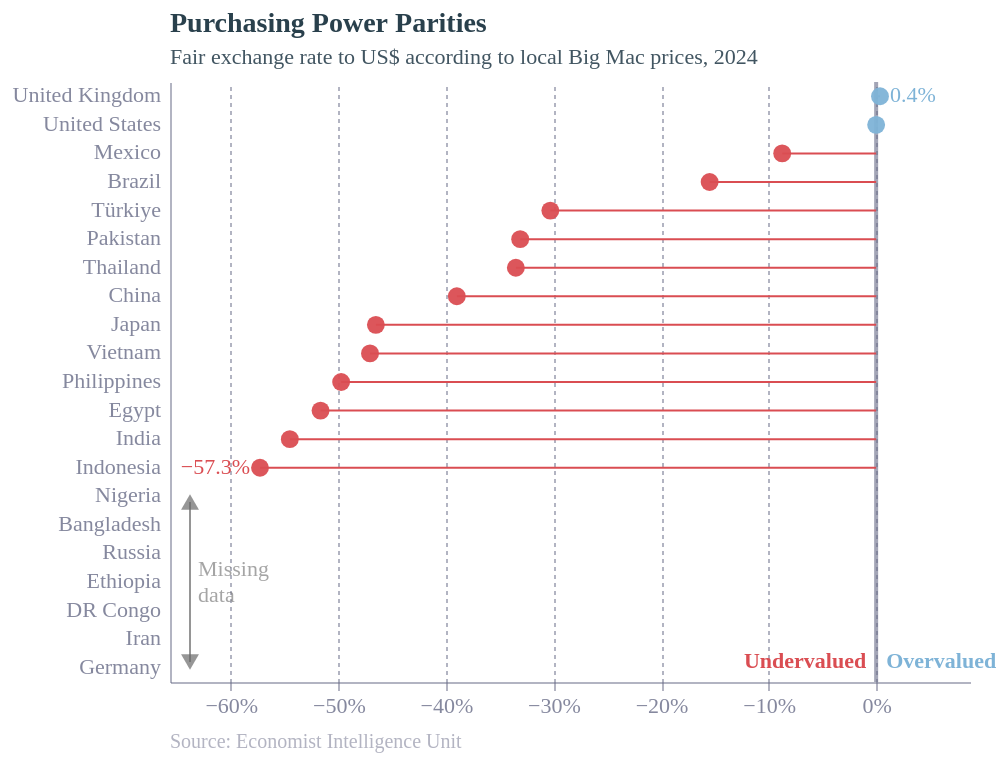

Describe this chart as a Vega-Lite specification.
### Vega-Lite specification from a JSON file in a GitHub repository (floating-point values rounded to 4 significant figures)
{"config": {"font": "Circular Std", "text": {"color": "#676A86", "align": "left", "baseline": "middle", "dx": 7, "dy": 0, "fontSize": 11}, "view": {"stroke": null, "continuousWidth": 400, "continuousHeight": 300, "discreteWidth": 400, "discreteHeight": 300}, "bar": {"color": "#179fdb"}, "line": {"color": "#e6224b"}, "rule": {"color": "#676A86"}, "point": {"filled": true, "size": 80, "color": "#e6224b", "opacity": 0.95}, "geoshape": {"stroke": "white", "strokeWidth": 0.3}, "rect": {"fill": "#d6d4d4", "opacity": 0.3}, "axis": {"labelColor": "#676A86", "labelFontSize": 11, "labelFont": "Circular Std", "labelOpacity": 0.8, "tickColor": "#676A86", "tickOpacity": 0.5, "domainColor": "#676A86", "domainOpacity": 0.5, "gridColor": "#676A86", "gridDash": [2, 2], "gridOpacity": 0.5, "title": null, "titleColor": "#676A86", "titleOpacity": 0.8, "tickSize": 4}, "axisXDiscrete": {"grid": false, "labelAngle": 0, "tickCount": 10, "tickOpacity": 0.5, "title": null}, "axisYDiscrete": {"ticks": false, "labelPadding": 5}, "axisXTemporal": {"grid": false, "ticks": true}, "axisXQuantitative": {"grid": true}, "axisYQuantitative": {"gridColor": "#676A86", "gridDash": [1, 5], "gridOpacity": 0.5, "ticks": false, "labelPadding": 5, "tickCount": 8, "titleAngle": 0, "titleAlign": "left", "titleBaseline": "bottom", "titleX": 0, "titleY": -5}, "title": {"color": "#122b39E6", "subtitleColor": "#122b39CC", "font": "Circular Std", "subtitleFont": "Circular Std", "anchor": "start", "fontSize": 14, "subtitleFontSize": 11, "subtitlePadding": 4, "offset": 6, "frame": "group"}, "legend": {"titleColor": "#122b39", "title": null, "labelColor": "#122b39", "labelFontSize": 11}}, "layer": [{"data": {"name": "data-a0a55d106695e8d630baff0f16eee66d"}, "mark": {"type": "rule", "opacity": 0.6, "size": 2}, "encoding": {"x": {"field": "y", "type": "quantitative"}}}, {"data": {"name": "data-1bf7596079915c01d6354fb20d756954"}, "mark": {"type": "rule"}, "encoding": {"color": {"condition": {"test": "(datum.Value < 0)", "value": "rgb(218,77,82)"}, "value": "rgb(126,179,215)"}, "x": {"field": "Value", "type": "quantitative"}, "y": {"field": "Country", "sort": "-x", "type": "nominal"}}, "title": {"text": "Purchasing Power Parities", "subtitle": ["Fair exchange rate to US$ according to local Big Mac prices, 2024"]}}, {"data": {"name": "data-1bf7596079915c01d6354fb20d756954"}, "mark": {"type": "point"}, "encoding": {"color": {"condition": {"test": "(datum.Value < 0)", "value": "rgb(218,77,82)"}, "value": "rgb(126,179,215)"}, "x": {"axis": {"tickCount": 6, "format": "%", "zindex": 0}, "field": "Value", "scale": {"padding": 45, "nice": false}, "type": "quantitative"}, "y": {"field": "Country", "sort": "-x", "type": "nominal"}}, "title": {"text": "Purchasing Power Parities", "subtitle": ["Fair exchange rate to US$ according to local Big Mac prices, 2024"]}}, {"data": {"name": "data-d285a7403ed98ae579761d64a864032b"}, "mark": {"type": "text", "align": "left", "dx": 0, "dy": 0, "fontSize": 10, "opacity": 0.5, "text": "Source: Economist Intelligence Unit"}, "encoding": {"x": {"value": 0}, "y": {"value": 330}}}, {"data": {"name": "data-1bf7596079915c01d6354fb20d756954"}, "mark": {"type": "text", "align": {"expr": "datum.Value < 0 ? \"right\" : \"left\""}, "baseline": "middle", "dx": {"expr": "datum.Value < 0 ? -5 : 5"}}, "encoding": {"color": {"condition": {"test": "(datum.Value < 0)", "value": "rgb(218,77,82)"}, "value": "rgb(126,179,215)"}, "opacity": {"condition": {"test": {"field": "ISO3", "oneOf": ["GBR", "IDN"]}, "value": 1}, "value": 0}, "text": {"field": "Value", "format": ",.1%", "type": "nominal"}, "x": {"axis": {"tickCount": 6, "format": "%", "zindex": 0}, "field": "Value", "scale": {"padding": 45, "nice": false}, "type": "quantitative"}, "y": {"field": "Country", "sort": "-x", "type": "nominal"}}, "title": {"text": "Purchasing Power Parities", "subtitle": ["Fair exchange rate to US$ according to local Big Mac prices, 2024"]}}, {"data": {"name": "data-2777f6fe55cc345414c562bc18a4a929"}, "mark": {"type": "text", "align": "left", "baseline": "middle", "color": "rgb(126,179,215)", "dx": 5, "fontWeight": "bold"}, "encoding": {"text": {"field": "text", "type": "nominal"}, "x": {"field": "x", "type": "quantitative"}, "y": {"value": 290}}}, {"data": {"name": "data-0c163984336d6efa0c5ec056b0b143ea"}, "mark": {"type": "text", "align": "right", "baseline": "middle", "color": "rgb(218,77,82)", "dx": -5, "fontWeight": "bold"}, "encoding": {"text": {"field": "text", "type": "nominal"}, "x": {"field": "x", "type": "quantitative"}, "y": {"value": 290}}}, {"layer": [{"mark": {"type": "rule", "color": "dimgrey", "opacity": 0.7}, "encoding": {"x": {"value": 10}, "y": {"value": 210}, "y2": {"value": 290}}}, {"mark": {"type": "point", "color": "dimgrey", "opacity": 0.7, "shape": "triangle-up"}, "encoding": {"x": {"value": 10}, "y": {"value": 210}}}, {"mark": {"type": "point", "color": "dimgrey", "opacity": 0.7, "shape": "triangle-down"}, "encoding": {"x": {"value": 10}, "y": {"value": 290}}}, {"mark": {"type": "text", "align": "left", "color": "dimgrey", "dx": 4, "dy": -6, "lineBreak": "\n", "opacity": 0.6}, "encoding": {"text": {"value": "Missing\ndata"}, "x": {"value": 10}, "y": {"value": 250.0}}}], "data": {"name": "data-1bfe8cbde6452f2dc115a7e224ce2bfe"}}], "height": 300, "width": 400, "$schema": "https://vega.github.io/schema/vega-lite/v5.17.0.json", "datasets": {"data-a0a55d106695e8d630baff0f16eee66d": [{"y": 0}], "data-1bf7596079915c01d6354fb20d756954": [{"Country": "Brazil", "ISO3": "BRA", "Value": -0.1548}, {"Country": "China", "ISO3": "CHN", "Value": -0.3899}, {"Country": "Egypt", "ISO3": "EGY", "Value": -0.5166}, {"Country": "United Kingdom", "ISO3": "GBR", "Value": 0.00358}, {"Country": "Indonesia", "ISO3": "IDN", "Value": -0.5729}, {"Country": "India", "ISO3": "IND", "Value": -0.5451}, {"Country": "Japan", "ISO3": "JPN", "Value": -0.4651}, {"Country": "Mexico", "ISO3": "MEX", "Value": -0.08735}, {"Country": "Pakistan", "ISO3": "PAK", "Value": -0.3309}, {"Country": "Philippines", "ISO3": "PHL", "Value": -0.4974}, {"Country": "Thailand", "ISO3": "THA", "Value": -0.335}, {"Country": "Türkiye", "ISO3": "TUR", "Value": -0.3029}, {"Country": "United States", "ISO3": "USA", "Value": 0.0}, {"Country": "Vietnam", "ISO3": "VNM", "Value": -0.4706}, {"Country": "Nigeria", "ISO3": "NGA", "Value": null}, {"Country": "Bangladesh", "ISO3": "BGD", "Value": null}, {"Country": "Russia", "ISO3": "RUS", "Value": null}, {"Country": "Ethiopia", "ISO3": "ETH", "Value": null}, {"Country": "DR Congo", "ISO3": "COD", "Value": null}, {"Country": "Iran", "ISO3": "IRN", "Value": null}, {"Country": "Germany", "ISO3": "DEU", "Value": null}], "data-d285a7403ed98ae579761d64a864032b": [{"x": 0}], "data-2777f6fe55cc345414c562bc18a4a929": [{"x": 0, "text": "Overvalued"}], "data-0c163984336d6efa0c5ec056b0b143ea": [{"x": 0, "text": "Undervalued"}], "data-1bfe8cbde6452f2dc115a7e224ce2bfe": [{"x": -0.68}]}}
